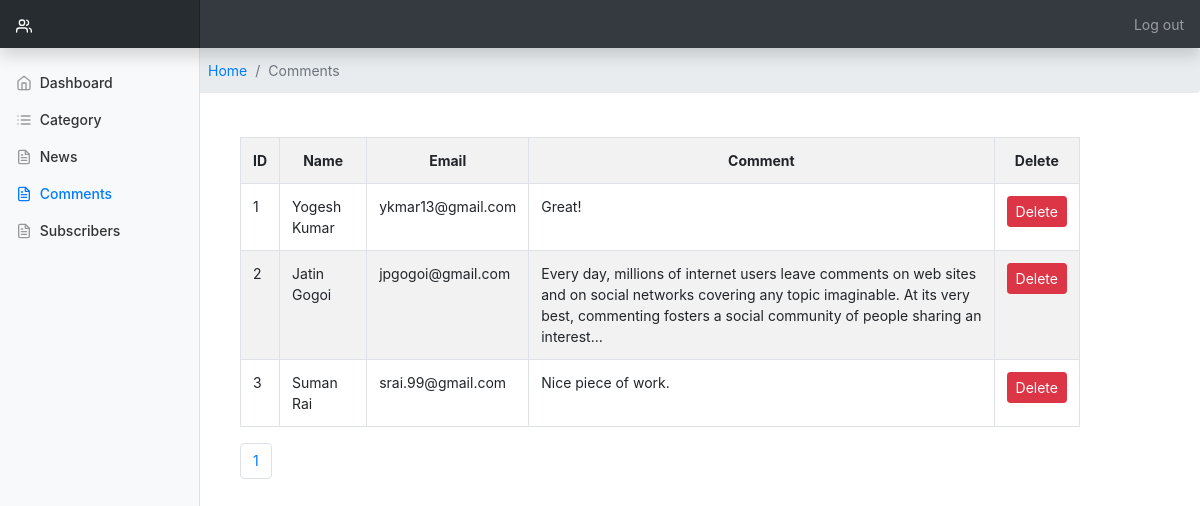
The page /comments.php on the database its author committed.
### tables this page shows
CREATE TABLE `comment` (
  `id` int(100) NOT NULL,
  `name` varchar(255) NOT NULL,
  `mail` varchar(255) NOT NULL,
  `comment` varchar(6000) NOT NULL
);

### comments.php (the view, shortened to what this page needs)
<?php
include('include/header.php');
?>
<div style="margin-left: 16%; width: 100%;">
    <ul class="breadcrumb">
      <li class="breadcrumb-item " ><a href="home.php">Home</a></li>
      <li class="breadcrumb-item active">Comments</li>
    </ul>
  </div>
  <div style="margin-left: 20%; margin-top: 2%; width:70%;">
  <div class="table-responsive">
  <table class="table table-bordered table-striped mt-1">
    <tr class="text-center">
      <th>ID</td>
      <th>Name</th>
      <th>Email</th>
      <th>Comment</th>
      <th>Delete</th>
    </tr>
    <?php
        include('db/config.php');
      $query=mysqli_query($con,"select * from comment");
       while ($row=mysqli_fetch_array($query)) {
         ?>
        <tr>
            <td><?php echo $row['id'];?></td>
            <td><?php echo $row['name'];?></td>
            <td><?php echo $row['mail'];?></td>
            <td><?php echo $row['comment'];?></td>
            <td><a href="com_delete.php?del=<?php echo $row['id'];?>" class="btn btn-danger btn-sm">Delete</a></td>
        </tr>
      <?php }?>
              <?php
       $sql=mysqli_query($con,"select * from comment");
       $count=mysqli_num_rows($sql);
       $a=$count/3;
        for ($b=1; $b <=$a ; $b++) {
          ?>
       </table>
       <ul class="pagination">
         <li class="page-item"><a class="page-link" href="comments.php?page=<?php echo $b;?>"><?php echo $b; ?></a></li>
          <?php
        }
       ?>
       </ul>
  </div>
</div>
<?php
 include("include/footer.php");
?>

### style/dashboard.css (style rules this page uses)
body { font-size: .875rem; }

### rows shown on the page
comment: id "1", name "Yogesh Kumar", mail "ykmar13@gmail.com", comment "Great!"
comment: id "2", name "Jatin Gogoi", mail "jpgogoi@gmail.com", comment "Every day, millions of internet users leave comments on web sites and on social networks covering any topic imaginable. At its very best, commenting fosters a social community of people sharing an interest…"
comment: id "3", name "Suman Rai", mail "srai.99@gmail.com", comment "Nice piece of work."
